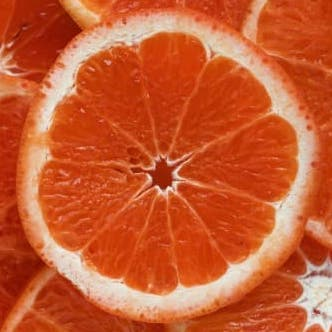
#> input picture Assigments/Assigment 1/image.jpg, 332 x 332 px
$ python du01.py --video image.jpg --image image.jpg
#> lines starting #> are read from the running program, lines starting #| are printed output that depends on the picture; after the words box and inside, x2 and y2 are one past the last pixel; in counts of white or black regions, pixels touching at a corner belong together; long printed decimals are rounded
# coding: utf-8
from __future__ import print_function

import numpy as np
import cv2

# This should help with the assignment:
# * Indexing numpy arrays http://scipy-cookbook.readthedocs.io/items/Indexing.html


def parseArguments():
    import argparse
    parser = argparse.ArgumentParser()
    parser.add_argument('-v', '--video', help='Input video file name.')
    parser.add_argument('-i', '--image', help='Input image file name.')
    args = parser.parse_args()
    return args


def image(imageFileName):
    # read image
#> called with imageFileName = 'image.jpg'
    img = cv2.imread(imageFileName)
#> img is the input picture: shape (332, 332, 3); mean B, G, R 49.1, 91.1, 200
    if img is None:
        print("Error: Unable to read image file", imageFileName)
        exit(-1)

    # print image width, height, and channel count
    print("Image dimensions: ", img.shape)
#| Image dimensions:  (332, 332, 3)

    # Resize to width 400 and height 500 with bicubic interpolation.
    img = cv2.resize(img, (400, 500), interpolation=cv2.INTER_CUBIC)
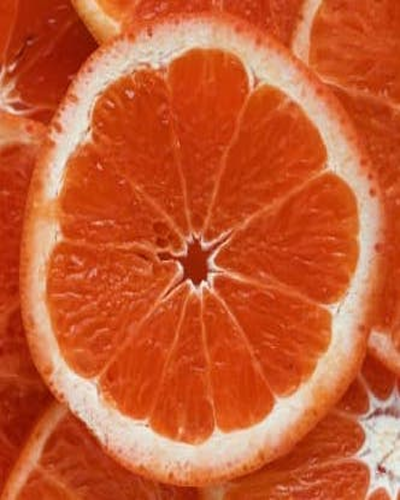
#> img: shape (500, 400, 3); mean B, G, R 49.1, 91.1, 200

    # Print mean image color and standard deviation of each color channel
    print('Image mean and standard deviation',
        cv2.meanStdDev(img)[0].flatten(), cv2.meanStdDev(img)[1].flatten())
#| Image mean and standard deviation [ 49.147   91.122 199.950] [56.756 50.835 22.743]

    # Fill horizontal rectangle with color 128.
    # Position x1=50,y1=120 and size width=200, height=
    rectangle = img.copy()
    rectangle = cv2.rectangle(rectangle, (50, 120), (200, 50), (128, 128, 128), thickness=cv2.FILLED)
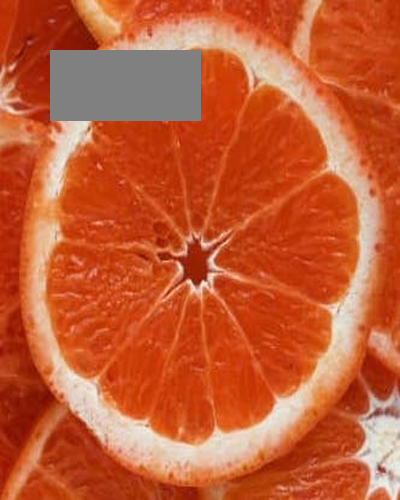
#> rectangle: shape (500, 400, 3); 5.36% of pixels changed, all inside (x1, y1, x2, y2) = (50, 50, 201, 121)

    # write result to file
    cv2.imwrite('rectangle.png', rectangle)

    # Fill every third column in the top half of the image black.
    # The first column sould be black.
    # The rectangle should not be visible.
    striped = img.copy()
    striped[:striped.shape[0]//2:, ::3] = (0, 0, 0)
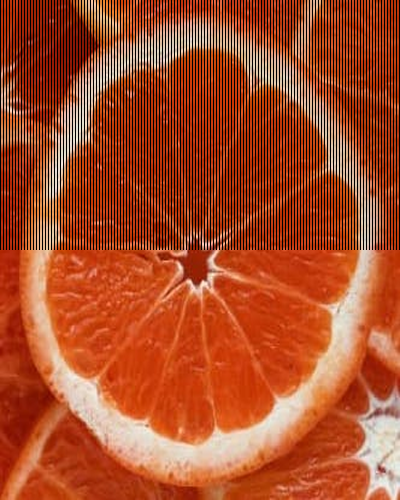
#> striped: shape (500, 400, 3); 16.75% of pixels changed, all inside (x1, y1, x2, y2) = (0, 0, 400, 250)

    # write result to file
    cv2.imwrite('striped.png', striped)

    # Set all pixels with any a value of any collor channel lower than 100 to black (0,0,0).
    clip = img.copy()
    clip[(img < 100).any(axis=2)] = [0, 0, 0]
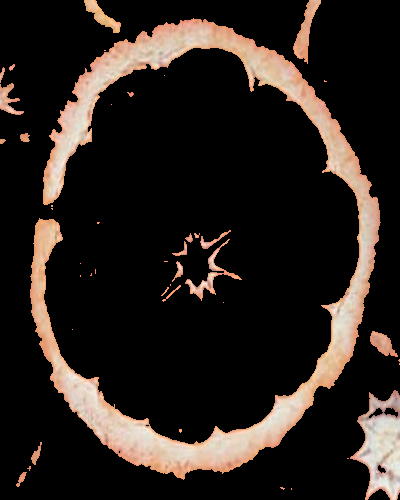
#> clip: shape (500, 400, 3); mean B, G, R 29, 33.9, 41.4

    #write result to file
    cv2.imwrite('clip.png', clip)


def video(videoFileName):
    # open video file and get basic information
#> called with videoFileName = 'image.jpg'
    videoCapture = cv2.VideoCapture(videoFileName)
    frameRate = videoCapture.get(cv2.CAP_PROP_FPS)
    frame_width = int(videoCapture.get(cv2.CAP_PROP_FRAME_WIDTH))
    frame_height = int(videoCapture.get(cv2.CAP_PROP_FRAME_HEIGHT))
    if not videoCapture.isOpened():
        print("Error: Unable to open video file for reading", videoFileName)
        exit(-1)

    # open video file for writing
    videoWriter  = cv2.VideoWriter(
        'videoOut.avi', cv2.VideoWriter_fourcc('M','J','P','G'),
        frameRate, (frame_width, frame_height))
    if not videoWriter.isOpened():
        print("Error: Unable to open video file for writing", videoFileName)
        exit(-1)

    while videoCapture.isOpened():
        ret, frame = videoCapture.read()
        if not ret:
            break;

        # Flip image upside down.
        frame = np.flip(frame)

        # Add white noise (additive noise with normal distribution).
        # Standard deviation should be 5.
        # use np.random
        frame += np.random.normal(0, 5, frame.shape).astype(np.uint8)
        norm = np.zeros(frame.shape[:-1])
        frame = cv2.normalize(frame, norm, 0, 255, cv2.NORM_MINMAX)

        # Add gamma correction.
        # y = x^1.2 -- the image to the power of 1.2
        frame = (frame ** 1.2).astype(np.uint8)
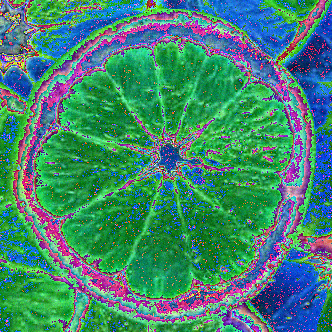
#> frame: shape (332, 332, 3); mean B, G, R 111.4, 133.1, 66.3

        # Dim blue color to half intensity.
        frame[:, :, 1] = (frame[:, :, 1] / 2).astype(np.uint8)
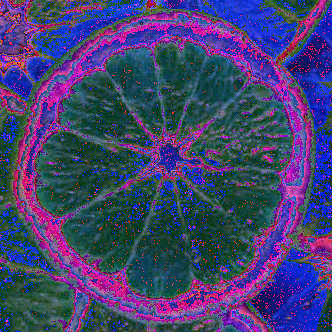
#> frame: shape (332, 332, 3); mean B, G, R 111.4, 66.3, 66.3

        # Invert colors.
        frame = 255 - frame
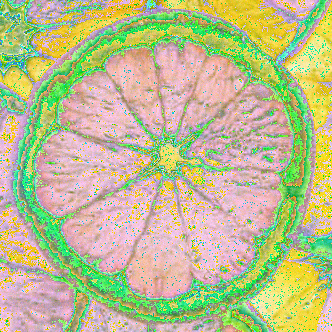
#> frame: shape (332, 332, 3); mean B, G, R 143.6, 188.7, 188.7

        # Display the processed frame.
        cv2.imshow("Output", frame)
        # Write the resulting frame to the video file.
        videoWriter.write(frame)

        # End the processing on pressing Escape.
        if cv2.waitKey(10) & 0xFF == 27:
#> (key Esc is pressed here)
            break


    cv2.destroyAllWindows()
    videoCapture.release()
    videoWriter.release()


def main():
    args = parseArguments()
    np.random.seed(1)
    image(args.image)
    video(args.video)

if __name__ == "__main__":
    main()
